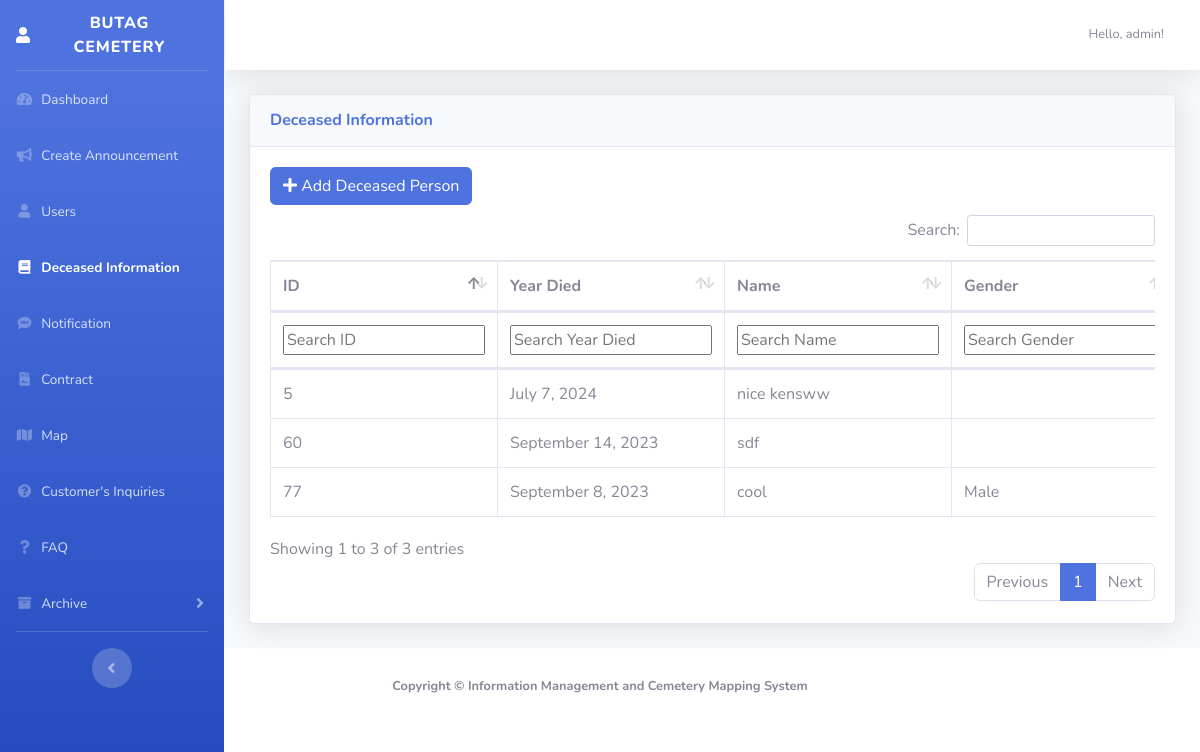
The page /pages/Admin/deceasedinfo.php (signed in) on the database its author committed.
### tables this page shows
CREATE TABLE `tbladmincontent` (
  `aid` int(11) NOT NULL,
  `navtitles` varchar(255) NOT NULL
);

CREATE TABLE `tbldeceased` (
  `id` int(11) NOT NULL,
  `date` date DEFAULT NULL,
  `name` text DEFAULT NULL,
  `section` text DEFAULT NULL,
  `lot` text DEFAULT NULL,
  `grave` text DEFAULT NULL,
  `imagepath` mediumtext NOT NULL,
  `startDate` date DEFAULT NULL,
  `expiredDate` date DEFAULT NULL,
  `gender` varchar(10) DEFAULT NULL,
  `age` int(11) DEFAULT NULL,
  `registration_date` date DEFAULT NULL,
  `date_of_birth` date DEFAULT NULL,
  `relatives_name` varchar(255) DEFAULT NULL
);

CREATE TABLE `tblcontent` (
  `id` int(11) NOT NULL,
  `title` varchar(255) NOT NULL,
  `navtitle` varchar(255) NOT NULL,
  `header1` text DEFAULT NULL,
  `description1` text DEFAULT NULL,
  `header2` text DEFAULT NULL,
  `description2` text DEFAULT NULL,
  `navlogo` longblob DEFAULT NULL,
  `headerimage1` longblob DEFAULT NULL,
  `headerimage2` longblob DEFAULT NULL
);

### pages/Admin/deceasedinfo.php (the view, shortened to what this page needs)
<?php
   include '../../db.php';
$queries="SELECT * from tbladmincontent";
$results= mysqli_query($conn,$queries);
while($rows = mysqli_fetch_assoc($results))
{
 $nav = $rows['navtitles'];
}
?>
<!DOCTYPE html>
<html lang="en">
<head>
  <link href="../../vendor/fontawesome-free/css/all.min.css" rel="stylesheet" type="text/css">
  <link href="../../css/sb-admin-2.min.css" rel="stylesheet">
  <link href="../../vendor/datatables/dataTables.bootstrap4.min.css" rel="stylesheet">
  <link href="https://cdn.datatables.net/buttons/1.6.4/css/buttons.dataTables.min.css" rel="stylesheet">
</head>
<body id="page-top">
  <div id="wrapper">
    <ul class="navbar-nav bg-gradient-primary sidebar sidebar-dark accordion" id="accordionSidebar">
      <a class="sidebar-brand d-flex align-items-center justify-content-center" href="dashboard.php">
          <i class="fas fa-user"></i>
           <div class="sidebar-brand-text mx-3"><?php echo $nav; ?></div>
      </a>
      <hr class="sidebar-divider my-0">
      <li class="nav-item">
        <a class="nav-link" href="dashboard.php">
          <i class="fas fa-fw fa-tachometer-alt"></i>
          <span>Dashboard</span></a>
      </li>
         <li class="nav-item">
        <a class="nav-link" href="announcement.php">
          <i class="fas fa-fw fa-bullhorn"></i>
          <span>Create Announcement</span></a>
      </li>
      <li class="nav-item">
        <a class="nav-link" href="users.php">
          <i class="fas fa-fw fa-user"></i>
          <span>Users</span></a>
      </li>
      <li class="nav-item active">
        <a class="nav-link" href="deceasedinfo.php">
          <i class="fas fa-fw fa-book"></i>
          <span>Deceased Information</span></a>
      </li>
      <li class="nav-item">
        <a class="nav-link" href="notification.php">
          <i class="fas fa-fw fa-sms"></i>
          <span>Notification</span></a>
      </li>
      <li class="nav-item">
        <a class="nav-link" href="contract.php">
          <i class="fas fa-fw fa-file-contract"></i>
          <span>Contract</span></a>
      </li>
      <li class="nav-item">
        <a class="nav-link" href="map.php">
          <i class="fas fa-fw fa-map"></i>
          <span>Map</span></a>
      </li>
      <li class="nav-item">
        <a class="nav-link" href="inquiries.php">
          <i class="fas fa-fw fa-question-circle"></i>
          <span>Customer's Inquiries</span></a>
      </li>
      <li class="nav-item">
        <a class="nav-link" href="faq.php">
          <i class="fas fa-fw fa-question"></i>
          <span>FAQ</span></a>
      </li>
      <li class="nav-item">
        <a class="nav-link collapsed" href="#" data-toggle="collapse" data-target="#collapseUtilities3" aria-expanded="true" aria-controls="collapseUtilities3">
          <i class="fas fa-fw fa-archive"></i>
          <span>Archive</span>
        </a>
      </li>
      <hr class="sidebar-divider d-none d-md-block">
      <div class="text-center d-none d-md-inline">
        <button class="rounded-circle border-0" id="sidebarToggle"></button>
      </div>
    </ul>
    <div id="content-wrapper" class="d-flex flex-column">
      <div id="content">
        <nav class="navbar navbar-expand navbar-light bg-white topbar mb-4 static-top shadow">
          <ul class="navbar-nav ml-auto">
            <li class="nav-item dropdown no-arrow mx-1">
              <div class="dropdown-list dropdown-menu dropdown-menu-right shadow animated--grow-in" aria-labelledby="alertsDropdown">
            <li class="nav-item dropdown no-arrow">
              <a class="nav-link dropdown-toggle" href="#" id="userDropdown" role="button" data-toggle="dropdown" aria-haspopup="true" aria-expanded="false">
                <span class="mr-2 d-none d-lg-inline text-gray-600 small">Hello, <?php echo $_SESSION['admin']; ?>!</span>
              </a>
            </li>
          </ul>
        </nav>
        <div class="container-fluid">
        <div class="card shadow mb-4">
            <div class="card-header py-3">
              <h6 class="m-0 font-weight-bold text-primary">Deceased Information</h6>
            </div>
            <div class="card-body">
            <button class='btn btn-raised btn-primary addbtn' style="float: left;"><i class="fas fa-plus"></i> Add Deceased Person</button>
<br><br>
              <div class="table-responsive">
                <table class="table table-bordered" id="dataTable" width="100%" cellspacing="0">
                  <thead>
                    <tr>
                      <th>ID </th>
                    <th>Year Died </th>
                    <th>Name </th>
                    <th>Gender </th>
                    </tr>
                  </thead>
                  <tbody>
                  <?php
                                require_once "../../db.php";
                                $sql = "SELECT * FROM tbldeceased";
                                $result = $conn->query($sql);
                                if (!empty($result) && $result->num_rows > 0) {
                        while($row = $result->fetch_assoc()) {
                            $id= $row['id'];
                            $date = date('F j, Y', strtotime($row['date']));
                            $name= $row['name'] ;
                            $gender= $row['gender'] ;
                                      ?>
                      <td><?php echo  $id ?></td>
                      <td><?php echo  $date ?></td>
                      <td><?php echo  $name ?></td>
                      <td><?php echo  $gender ?></td>
           <?php }?>
         </tbody>
           <?php } else { echo "No record found"; }?>
   </table>
               </div>
           </div>
         </div>
<div id="archivemodal" class="modal fade" role="dialog">
                        <div class="modal-dialog">
                            <form method="post">
                                <div class="modal-content">
                                    <div class="modal-body">
                                        <div class="alert alert-danger">Are you sure you want to archive it? <strong>
                                          </div>
                                    </div>
                                </div>
                        </div>
  </div>
  </div>
                  </div>
                  <?php include '../../db.php';
$query="SELECT * from tblcontent";
$result= mysqli_query($conn,$query);
while($row = mysqli_fetch_assoc($result))
{
    $title = $row['title'];
    }
?>
      <footer class="sticky-footer bg-white">
        <div class="container my-auto">
          <div class="copyright text-center my-auto">
          <span class="copyright">Copyright &copy; <span id="year"></span>  <?php echo $title; ?></span>
          </div>
        </div>
      </footer>
  </div>
  </div>
</body>
</html>

### pages/Admin/deceasedinfo.php (style rules this page uses)
#accordionSidebar { position: fixed; top: 0; left: 0; bottom: 0; width: 250px; background-color: #343a40; overflow-y: auto; z-index: 9999; }
#content { margin-left: 225px; transition: margin 0.3s; }

### rows shown on the page
tbladmincontent: navtitles "BUTAG CEMETERY"
tbldeceased: id "5", date "July 7, 2024", name "nice kensww"
tbldeceased: id "60", date "September 14, 2023", name "sdf"
tbldeceased: id "77", date "September 8, 2023", name "cool", gender "Male"
tblcontent: title "Information Management and Cemetery Mapping System"

### other values the page prints
$_SESSION['admin'] "admin"
